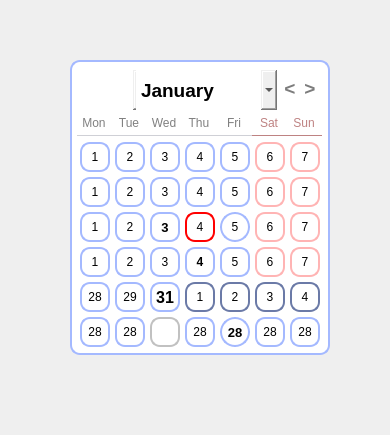
<?xml version="1.0" encoding="UTF-8"?>
<ui version="4.0">
 <class>MainWindow</class>
 <widget class="QMainWindow" name="MainWindow">
  <property name="geometry">
   <rect>
    <x>0</x>
    <y>0</y>
    <width>390</width>
    <height>435</height>
   </rect>
  </property>
  <property name="windowTitle">
   <string>MainWindow</string>
  </property>
  <widget class="QWidget" name="centralwidget">
   <widget class="QGroupBox" name="groupBox_4">
    <property name="geometry">
     <rect>
      <x>70</x>
      <y>60</y>
      <width>260</width>
      <height>295</height>
     </rect>
    </property>
    <property name="styleSheet">
     <string notr="true">border-radius: 10px;
border: 2px solid rgb(164, 185, 255);
background-color: white;</string>
    </property>
    <property name="title">
     <string/>
    </property>
    <widget class="QGroupBox" name="groupBox_2">
     <property name="geometry">
      <rect>
       <x>7</x>
       <y>53</y>
       <width>175</width>
       <height>23</height>
      </rect>
     </property>
     <property name="styleSheet">
      <string notr="true">border: none;
border-radius: 0;
border-bottom: 1px solid rgb(207, 208, 214);
color: grey;</string>
     </property>
     <property name="title">
      <string/>
     </property>
     <widget class="QLabel" name="label_9">
      <property name="geometry">
       <rect>
        <x>142</x>
        <y>0</y>
        <width>30</width>
        <height>20</height>
       </rect>
      </property>
      <property name="font">
       <font/>
      </property>
      <property name="styleSheet">
       <string notr="true">border:none;background:none;background-color:none;</string>
      </property>
      <property name="text">
       <string>Fri</string>
      </property>
      <property name="alignment">
       <set>Qt::AlignCenter</set>
      </property>
     </widget>
     <widget class="QLabel" name="label">
      <property name="geometry">
       <rect>
        <x>2</x>
        <y>0</y>
        <width>30</width>
        <height>20</height>
       </rect>
      </property>
      <property name="font">
       <font/>
      </property>
      <property name="styleSheet">
       <string notr="true">border:none;background:none;background-color:none;</string>
      </property>
      <property name="text">
       <string>Mon</string>
      </property>
      <property name="alignment">
       <set>Qt::AlignCenter</set>
      </property>
     </widget>
     <widget class="QLabel" name="label_4">
      <property name="geometry">
       <rect>
        <x>107</x>
        <y>0</y>
        <width>30</width>
        <height>20</height>
       </rect>
      </property>
      <property name="font">
       <font/>
      </property>
      <property name="styleSheet">
       <string notr="true">border:none;background:none;background-color:none;</string>
      </property>
      <property name="text">
       <string>Thu</string>
      </property>
      <property name="alignment">
       <set>Qt::AlignCenter</set>
      </property>
     </widget>
     <widget class="QLabel" name="label_3">
      <property name="geometry">
       <rect>
        <x>72</x>
        <y>0</y>
        <width>30</width>
        <height>20</height>
       </rect>
      </property>
      <property name="font">
       <font/>
      </property>
      <property name="styleSheet">
       <string notr="true">border:none;background:none;background-color:none;</string>
      </property>
      <property name="text">
       <string>Wed</string>
      </property>
      <property name="alignment">
       <set>Qt::AlignCenter</set>
      </property>
     </widget>
     <widget class="QLabel" name="label_2">
      <property name="geometry">
       <rect>
        <x>37</x>
        <y>0</y>
        <width>30</width>
        <height>20</height>
       </rect>
      </property>
      <property name="font">
       <font/>
      </property>
      <property name="styleSheet">
       <string notr="true">border:none;background:none;background-color:none;</string>
      </property>
      <property name="text">
       <string>Tue</string>
      </property>
      <property name="alignment">
       <set>Qt::AlignCenter</set>
      </property>
     </widget>
    </widget>
    <widget class="QGroupBox" name="groupBox_3">
     <property name="geometry">
      <rect>
       <x>10</x>
       <y>82</y>
       <width>240</width>
       <height>205</height>
      </rect>
     </property>
     <property name="styleSheet">
      <string notr="true">background:none;
background-color:none;
border-radius:0;
border:none;</string>
     </property>
     <property name="title">
      <string/>
     </property>
     <widget class="QPushButton" name="btn_29">
      <property name="geometry">
       <rect>
        <x>0</x>
        <y>140</y>
        <width>30</width>
        <height>30</height>
       </rect>
      </property>
      <property name="styleSheet">
       <string notr="true">border: 2px solid rgb(164, 185, 255);
border-radius: 10px;</string>
      </property>
      <property name="text">
       <string>28</string>
      </property>
     </widget>
     <widget class="QPushButton" name="btn_26">
      <property name="geometry">
       <rect>
        <x>140</x>
        <y>105</y>
        <width>30</width>
        <height>30</height>
       </rect>
      </property>
      <property name="styleSheet">
       <string notr="true">border: 2px solid rgb(164, 185, 255);
border-radius: 10px;</string>
      </property>
      <property name="text">
       <string>5</string>
      </property>
     </widget>
     <widget class="QPushButton" name="btn_28">
      <property name="geometry">
       <rect>
        <x>210</x>
        <y>105</y>
        <width>30</width>
        <height>30</height>
       </rect>
      </property>
      <property name="styleSheet">
       <string notr="true">border: 2px solid rgb(255, 180, 180);
border-radius: 10px;</string>
      </property>
      <property name="text">
       <string>7</string>
      </property>
     </widget>
     <widget class="QPushButton" name="btn_22">
      <property name="geometry">
       <rect>
        <x>0</x>
        <y>105</y>
        <width>30</width>
        <height>30</height>
       </rect>
      </property>
      <property name="styleSheet">
       <string notr="true">border: 2px solid rgb(164, 185, 255);
border-radius: 10px;</string>
      </property>
      <property name="text">
       <string>1</string>
      </property>
     </widget>
     <widget class="QPushButton" name="btn_24">
      <property name="geometry">
       <rect>
        <x>70</x>
        <y>105</y>
        <width>30</width>
        <height>30</height>
       </rect>
      </property>
      <property name="styleSheet">
       <string notr="true">border: 2px solid rgb(164, 185, 255);
border-radius: 10px;</string>
      </property>
      <property name="text">
       <string>3</string>
      </property>
     </widget>
     <widget class="QPushButton" name="btn_9">
      <property name="geometry">
       <rect>
        <x>35</x>
        <y>35</y>
        <width>30</width>
        <height>30</height>
       </rect>
      </property>
      <property name="styleSheet">
       <string notr="true">border: 2px solid rgb(164, 185, 255);
border-radius: 10px;</string>
      </property>
      <property name="text">
       <string>2</string>
      </property>
     </widget>
     <widget class="QPushButton" name="btn_7">
      <property name="geometry">
       <rect>
        <x>210</x>
        <y>0</y>
        <width>30</width>
        <height>30</height>
       </rect>
      </property>
      <property name="styleSheet">
       <string notr="true">border: 2px solid rgb(255, 180, 180);
border-radius: 10px;</string>
      </property>
      <property name="text">
       <string>7</string>
      </property>
     </widget>
     <widget class="QPushButton" name="btn_2">
      <property name="geometry">
       <rect>
        <x>35</x>
        <y>0</y>
        <width>30</width>
        <height>30</height>
       </rect>
      </property>
      <property name="styleSheet">
       <string notr="true">border: 2px solid rgb(164, 185, 255);
border-radius: 10px;</string>
      </property>
      <property name="text">
       <string>2</string>
      </property>
     </widget>
     <widget class="QPushButton" name="btn_5">
      <property name="geometry">
       <rect>
        <x>140</x>
        <y>0</y>
        <width>30</width>
        <height>30</height>
       </rect>
      </property>
      <property name="styleSheet">
       <string notr="true">border: 2px solid rgb(164, 185, 255);
border-radius: 10px;</string>
      </property>
      <property name="text">
       <string>5</string>
      </property>
     </widget>
     <widget class="QPushButton" name="btn_11">
      <property name="geometry">
       <rect>
        <x>105</x>
        <y>35</y>
        <width>30</width>
        <height>30</height>
       </rect>
      </property>
      <property name="styleSheet">
       <string notr="true">border: 2px solid rgb(164, 185, 255);
border-radius: 10px;</string>
      </property>
      <property name="text">
       <string>4</string>
      </property>
     </widget>
     <widget class="QPushButton" name="btn_16">
      <property name="geometry">
       <rect>
        <x>35</x>
        <y>70</y>
        <width>30</width>
        <height>30</height>
       </rect>
      </property>
      <property name="styleSheet">
       <string notr="true">border: 2px solid rgb(164, 185, 255);
border-radius: 10px;</string>
      </property>
      <property name="text">
       <string>2</string>
      </property>
     </widget>
     <widget class="QPushButton" name="btn_1">
      <property name="geometry">
       <rect>
        <x>0</x>
        <y>0</y>
        <width>30</width>
        <height>30</height>
       </rect>
      </property>
      <property name="styleSheet">
       <string notr="true">border: 2px solid rgb(164, 185, 255);
border-radius: 10px;</string>
      </property>
      <property name="text">
       <string>1</string>
      </property>
     </widget>
     <widget class="QPushButton" name="btn_25">
      <property name="geometry">
       <rect>
        <x>105</x>
        <y>105</y>
        <width>30</width>
        <height>30</height>
       </rect>
      </property>
      <property name="styleSheet">
       <string notr="true">border: 2px solid rgb(164, 185, 255);
border-radius: 10px;
font-weight: bold;</string>
      </property>
      <property name="text">
       <string>4</string>
      </property>
     </widget>
     <widget class="QPushButton" name="btn_27">
      <property name="geometry">
       <rect>
        <x>175</x>
        <y>105</y>
        <width>30</width>
        <height>30</height>
       </rect>
      </property>
      <property name="styleSheet">
       <string notr="true">border: 2px solid rgb(255, 180, 180);
border-radius: 10px;</string>
      </property>
      <property name="text">
       <string>6</string>
      </property>
     </widget>
     <widget class="QPushButton" name="btn_15">
      <property name="geometry">
       <rect>
        <x>0</x>
        <y>70</y>
        <width>30</width>
        <height>30</height>
       </rect>
      </property>
      <property name="styleSheet">
       <string notr="true">border: 2px solid rgb(164, 185, 255);
border-radius: 10px;</string>
      </property>
      <property name="text">
       <string>1</string>
      </property>
     </widget>
     <widget class="QPushButton" name="btn_4">
      <property name="geometry">
       <rect>
        <x>105</x>
        <y>0</y>
        <width>30</width>
        <height>30</height>
       </rect>
      </property>
      <property name="styleSheet">
       <string notr="true">border: 2px solid rgb(164, 185, 255);
border-radius: 10px;</string>
      </property>
      <property name="text">
       <string>4</string>
      </property>
     </widget>
     <widget class="QPushButton" name="btn_6">
      <property name="geometry">
       <rect>
        <x>175</x>
        <y>0</y>
        <width>30</width>
        <height>30</height>
       </rect>
      </property>
      <property name="styleSheet">
       <string notr="true">border: 2px solid rgb(255, 180, 180);
border-radius: 10px;</string>
      </property>
      <property name="text">
       <string>6</string>
      </property>
     </widget>
     <widget class="QPushButton" name="btn_21">
      <property name="geometry">
       <rect>
        <x>210</x>
        <y>70</y>
        <width>30</width>
        <height>30</height>
       </rect>
      </property>
      <property name="styleSheet">
       <string notr="true">border: 2px solid rgb(255, 180, 180);
border-radius: 10px;</string>
      </property>
      <property name="text">
       <string>7</string>
      </property>
     </widget>
     <widget class="QPushButton" name="btn_23">
      <property name="geometry">
       <rect>
        <x>35</x>
        <y>105</y>
        <width>30</width>
        <height>30</height>
       </rect>
      </property>
      <property name="styleSheet">
       <string notr="true">border: 2px solid rgb(164, 185, 255);
border-radius: 10px;</string>
      </property>
      <property name="text">
       <string>2</string>
      </property>
     </widget>
     <widget class="QPushButton" name="btn_31">
      <property name="geometry">
       <rect>
        <x>70</x>
        <y>140</y>
        <width>30</width>
        <height>30</height>
       </rect>
      </property>
      <property name="font">
       <font>
        <pointsize>12</pointsize>
        <bold>true</bold>
       </font>
      </property>
      <property name="styleSheet">
       <string notr="true">border: 2px solid rgb(164, 185, 255);
border-radius: 10px;</string>
      </property>
      <property name="text">
       <string>31</string>
      </property>
     </widget>
     <widget class="QPushButton" name="btn_20">
      <property name="geometry">
       <rect>
        <x>175</x>
        <y>70</y>
        <width>30</width>
        <height>30</height>
       </rect>
      </property>
      <property name="styleSheet">
       <string notr="true">border: 2px solid rgb(255, 180, 180);
border-radius: 10px;</string>
      </property>
      <property name="text">
       <string>6</string>
      </property>
     </widget>
     <widget class="QPushButton" name="btn_19">
      <property name="geometry">
       <rect>
        <x>140</x>
        <y>70</y>
        <width>30</width>
        <height>30</height>
       </rect>
      </property>
      <property name="styleSheet">
       <string notr="true">border: 2px solid rgb(164, 185, 255);
border-radius: 15px;</string>
      </property>
      <property name="text">
       <string>5</string>
      </property>
     </widget>
     <widget class="QPushButton" name="btn_12">
      <property name="geometry">
       <rect>
        <x>140</x>
        <y>35</y>
        <width>30</width>
        <height>30</height>
       </rect>
      </property>
      <property name="styleSheet">
       <string notr="true">border: 2px solid rgb(164, 185, 255);
border-radius: 10px;</string>
      </property>
      <property name="text">
       <string>5</string>
      </property>
     </widget>
     <widget class="QPushButton" name="btn_10">
      <property name="geometry">
       <rect>
        <x>70</x>
        <y>35</y>
        <width>30</width>
        <height>30</height>
       </rect>
      </property>
      <property name="styleSheet">
       <string notr="true">border: 2px solid rgb(164, 185, 255);
border-radius: 10px;</string>
      </property>
      <property name="text">
       <string>3</string>
      </property>
     </widget>
     <widget class="QPushButton" name="btn_3">
      <property name="geometry">
       <rect>
        <x>70</x>
        <y>0</y>
        <width>30</width>
        <height>30</height>
       </rect>
      </property>
      <property name="styleSheet">
       <string notr="true">border: 2px solid rgb(164, 185, 255);
border-radius: 10px;</string>
      </property>
      <property name="text">
       <string>3</string>
      </property>
     </widget>
     <widget class="QPushButton" name="btn_13">
      <property name="geometry">
       <rect>
        <x>175</x>
        <y>35</y>
        <width>30</width>
        <height>30</height>
       </rect>
      </property>
      <property name="styleSheet">
       <string notr="true">border: 2px solid rgb(255, 180, 180);
border-radius: 10px;</string>
      </property>
      <property name="text">
       <string>6</string>
      </property>
     </widget>
     <widget class="QPushButton" name="btn_17">
      <property name="geometry">
       <rect>
        <x>70</x>
        <y>70</y>
        <width>30</width>
        <height>30</height>
       </rect>
      </property>
      <property name="font">
       <font>
        <pointsize>10</pointsize>
        <bold>true</bold>
       </font>
      </property>
      <property name="styleSheet">
       <string notr="true">border: 2px solid rgb(164, 185, 255);
border-radius: 10px;</string>
      </property>
      <property name="text">
       <string>3</string>
      </property>
     </widget>
     <widget class="QPushButton" name="btn_14">
      <property name="geometry">
       <rect>
        <x>210</x>
        <y>35</y>
        <width>30</width>
        <height>30</height>
       </rect>
      </property>
      <property name="styleSheet">
       <string notr="true">border: 2px solid rgb(255, 180, 180);
border-radius: 10px;</string>
      </property>
      <property name="text">
       <string>7</string>
      </property>
     </widget>
     <widget class="QPushButton" name="btn_8">
      <property name="geometry">
       <rect>
        <x>0</x>
        <y>35</y>
        <width>30</width>
        <height>30</height>
       </rect>
      </property>
      <property name="styleSheet">
       <string notr="true">border: 2px solid rgb(164, 185, 255);
border-radius: 10px;</string>
      </property>
      <property name="text">
       <string>1</string>
      </property>
     </widget>
     <widget class="QPushButton" name="btn_30">
      <property name="geometry">
       <rect>
        <x>35</x>
        <y>140</y>
        <width>30</width>
        <height>30</height>
       </rect>
      </property>
      <property name="styleSheet">
       <string notr="true">border: 2px solid rgb(164, 185, 255);
border-radius: 10px;</string>
      </property>
      <property name="text">
       <string>29</string>
      </property>
     </widget>
     <widget class="QPushButton" name="btn_18">
      <property name="geometry">
       <rect>
        <x>105</x>
        <y>70</y>
        <width>30</width>
        <height>30</height>
       </rect>
      </property>
      <property name="styleSheet">
       <string notr="true">border: 2px solid red;
border-radius: 10px;</string>
      </property>
      <property name="text">
       <string>4</string>
      </property>
     </widget>
     <widget class="QPushButton" name="btn_32">
      <property name="geometry">
       <rect>
        <x>105</x>
        <y>140</y>
        <width>30</width>
        <height>30</height>
       </rect>
      </property>
      <property name="styleSheet">
       <string notr="true">border: 2px solid #6b7aa7;
border-radius: 10px;</string>
      </property>
      <property name="text">
       <string>1</string>
      </property>
     </widget>
     <widget class="QPushButton" name="btn_33">
      <property name="geometry">
       <rect>
        <x>140</x>
        <y>140</y>
        <width>30</width>
        <height>30</height>
       </rect>
      </property>
      <property name="styleSheet">
       <string notr="true">border: 2px solid #6b7aa7;
border-radius: 10px;</string>
      </property>
      <property name="text">
       <string>2</string>
      </property>
     </widget>
     <widget class="QPushButton" name="btn_34">
      <property name="geometry">
       <rect>
        <x>175</x>
        <y>140</y>
        <width>30</width>
        <height>30</height>
       </rect>
      </property>
      <property name="styleSheet">
       <string notr="true">border: 2px solid #6b7aa7;
border-radius: 10px;</string>
      </property>
      <property name="text">
       <string>3</string>
      </property>
     </widget>
     <widget class="QPushButton" name="btn_35">
      <property name="geometry">
       <rect>
        <x>210</x>
        <y>140</y>
        <width>30</width>
        <height>30</height>
       </rect>
      </property>
      <property name="styleSheet">
       <string notr="true">border: 2px solid #6b7aa7;
border-radius: 10px;</string>
      </property>
      <property name="text">
       <string>4</string>
      </property>
     </widget>
     <widget class="QPushButton" name="btn_36">
      <property name="geometry">
       <rect>
        <x>0</x>
        <y>175</y>
        <width>30</width>
        <height>30</height>
       </rect>
      </property>
      <property name="styleSheet">
       <string notr="true">border: 2px solid rgb(164, 185, 255);
border-radius: 10px;</string>
      </property>
      <property name="text">
       <string>28</string>
      </property>
     </widget>
     <widget class="QPushButton" name="btn_37">
      <property name="geometry">
       <rect>
        <x>35</x>
        <y>175</y>
        <width>30</width>
        <height>30</height>
       </rect>
      </property>
      <property name="styleSheet">
       <string notr="true">border: 2px solid rgb(164, 185, 255);
border-radius: 10px;</string>
      </property>
      <property name="text">
       <string>28</string>
      </property>
     </widget>
     <widget class="QPushButton" name="btn_38">
      <property name="geometry">
       <rect>
        <x>70</x>
        <y>175</y>
        <width>30</width>
        <height>30</height>
       </rect>
      </property>
      <property name="styleSheet">
       <string notr="true">border: 2px solid #c1c1c1;
border-radius: 10px;</string>
      </property>
      <property name="text">
       <string/>
      </property>
     </widget>
     <widget class="QPushButton" name="btn_39">
      <property name="geometry">
       <rect>
        <x>105</x>
        <y>175</y>
        <width>30</width>
        <height>30</height>
       </rect>
      </property>
      <property name="styleSheet">
       <string notr="true">border: 2px solid rgb(164, 185, 255);
border-radius: 10px;</string>
      </property>
      <property name="text">
       <string>28</string>
      </property>
     </widget>
     <widget class="QPushButton" name="btn_40">
      <property name="geometry">
       <rect>
        <x>140</x>
        <y>175</y>
        <width>30</width>
        <height>30</height>
       </rect>
      </property>
      <property name="font">
       <font>
        <pointsize>10</pointsize>
        <bold>true</bold>
       </font>
      </property>
      <property name="styleSheet">
       <string notr="true">border: 2px solid rgb(164, 185, 255);
border-radius: 15px;</string>
      </property>
      <property name="text">
       <string>28</string>
      </property>
     </widget>
     <widget class="QPushButton" name="btn_41">
      <property name="geometry">
       <rect>
        <x>175</x>
        <y>175</y>
        <width>30</width>
        <height>30</height>
       </rect>
      </property>
      <property name="styleSheet">
       <string notr="true">border: 2px solid rgb(164, 185, 255);
border-radius: 10px;</string>
      </property>
      <property name="text">
       <string>28</string>
      </property>
     </widget>
     <widget class="QPushButton" name="btn_42">
      <property name="geometry">
       <rect>
        <x>210</x>
        <y>175</y>
        <width>30</width>
        <height>30</height>
       </rect>
      </property>
      <property name="styleSheet">
       <string notr="true">border: 2px solid rgb(164, 185, 255);
border-radius: 10px;</string>
      </property>
      <property name="text">
       <string>28</string>
      </property>
     </widget>
    </widget>
    <widget class="QPushButton" name="pushButton">
     <property name="geometry">
      <rect>
       <x>210</x>
       <y>8</y>
       <width>20</width>
       <height>40</height>
      </rect>
     </property>
     <property name="font">
      <font>
       <pointsize>14</pointsize>
       <bold>true</bold>
      </font>
     </property>
     <property name="styleSheet">
      <string notr="true">background-color: none;
border-radius: 0;
border: none;
color: #7c7c7c;</string>
     </property>
     <property name="text">
      <string>&lt;</string>
     </property>
    </widget>
    <widget class="QPushButton" name="pushButton_2">
     <property name="geometry">
      <rect>
       <x>230</x>
       <y>8</y>
       <width>20</width>
       <height>40</height>
      </rect>
     </property>
     <property name="font">
      <font>
       <pointsize>14</pointsize>
       <bold>true</bold>
      </font>
     </property>
     <property name="styleSheet">
      <string notr="true">background-color: none;
color: #7c7c7c;
border-radius: 0;
border: none;</string>
     </property>
     <property name="text">
      <string>&gt;</string>
     </property>
    </widget>
    <widget class="QComboBox" name="comboBox">
     <property name="geometry">
      <rect>
       <x>66</x>
       <y>10</y>
       <width>141</width>
       <height>40</height>
      </rect>
     </property>
     <property name="font">
      <font>
       <pointsize>14</pointsize>
       <bold>true</bold>
      </font>
     </property>
     <property name="styleSheet">
      <string notr="true">border: none;
border-radius: 0;
background-color: none;
background:none;</string>
     </property>
     <property name="maxVisibleItems">
      <number>5</number>
     </property>
     <property name="sizeAdjustPolicy">
      <enum>QComboBox::AdjustToContentsOnFirstShow</enum>
     </property>
     <item>
      <property name="text">
       <string>January</string>
      </property>
     </item>
     <item>
      <property name="text">
       <string>February</string>
      </property>
     </item>
     <item>
      <property name="text">
       <string>March</string>
      </property>
     </item>
     <item>
      <property name="text">
       <string>April</string>
      </property>
     </item>
     <item>
      <property name="text">
       <string>May</string>
      </property>
     </item>
     <item>
      <property name="text">
       <string>June</string>
      </property>
     </item>
     <item>
      <property name="text">
       <string>July</string>
      </property>
     </item>
     <item>
      <property name="text">
       <string>August</string>
      </property>
     </item>
     <item>
      <property name="text">
       <string>September</string>
      </property>
     </item>
     <item>
      <property name="text">
       <string>October</string>
      </property>
     </item>
     <item>
      <property name="text">
       <string>November</string>
      </property>
     </item>
     <item>
      <property name="text">
       <string>December</string>
      </property>
     </item>
    </widget>
    <widget class="QComboBox" name="comboBox_2">
     <property name="geometry">
      <rect>
       <x>12</x>
       <y>10</y>
       <width>67</width>
       <height>40</height>
      </rect>
     </property>
     <property name="font">
      <font>
       <pointsize>14</pointsize>
       <bold>true</bold>
      </font>
     </property>
     <property name="styleSheet">
      <string notr="true">border: none;
border-radius: 0;
background-color: none;
background:none;</string>
     </property>
     <property name="currentText">
      <string/>
     </property>
     <property name="maxVisibleItems">
      <number>5</number>
     </property>
    </widget>
    <widget class="QGroupBox" name="groupBox">
     <property name="geometry">
      <rect>
       <x>182</x>
       <y>53</y>
       <width>70</width>
       <height>23</height>
      </rect>
     </property>
     <property name="styleSheet">
      <string notr="true">border: none;
border-radius: 0;
border-bottom: 1px solid rgb(190, 130, 130);</string>
     </property>
     <property name="title">
      <string/>
     </property>
     <widget class="QLabel" name="label_5">
      <property name="geometry">
       <rect>
        <x>37</x>
        <y>0</y>
        <width>30</width>
        <height>20</height>
       </rect>
      </property>
      <property name="font">
       <font/>
      </property>
      <property name="styleSheet">
       <string notr="true">border:none;background:none;background-color:none;color:rgb(190, 130, 130);</string>
      </property>
      <property name="text">
       <string>Sun</string>
      </property>
      <property name="alignment">
       <set>Qt::AlignCenter</set>
      </property>
     </widget>
     <widget class="QLabel" name="label_6">
      <property name="geometry">
       <rect>
        <x>2</x>
        <y>0</y>
        <width>30</width>
        <height>20</height>
       </rect>
      </property>
      <property name="font">
       <font/>
      </property>
      <property name="styleSheet">
       <string notr="true">border:none;background:none;background-color:none;color:rgb(190, 130, 130);</string>
      </property>
      <property name="text">
       <string>Sat</string>
      </property>
      <property name="alignment">
       <set>Qt::AlignCenter</set>
      </property>
     </widget>
    </widget>
    <zorder>pushButton</zorder>
    <zorder>comboBox_2</zorder>
    <zorder>groupBox_2</zorder>
    <zorder>groupBox_3</zorder>
    <zorder>comboBox</zorder>
    <zorder>pushButton_2</zorder>
    <zorder>groupBox</zorder>
   </widget>
  </widget>
 </widget>
 <resources/>
 <connections/>
</ui>
